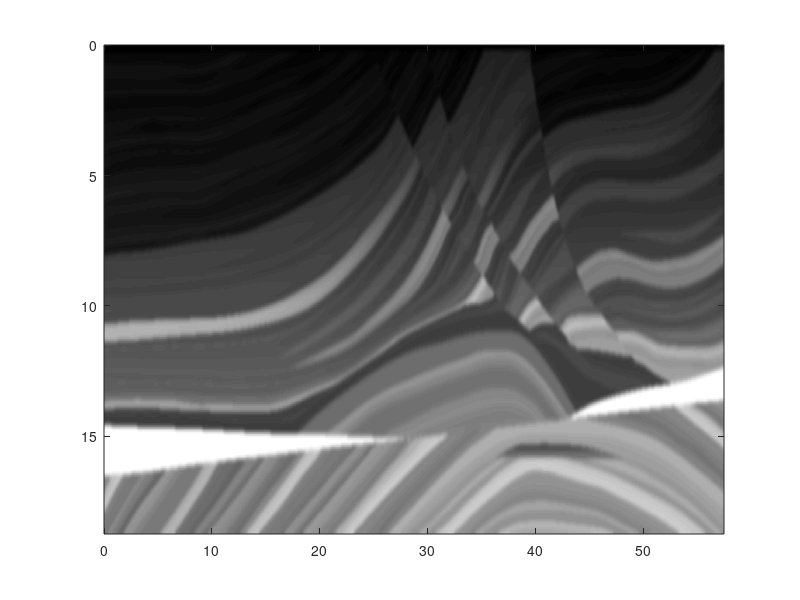

This chart was generated by the following MATLAB code: (Note: this script raises an error after producing the figure.)
% This code is an example for solving 2D ray equations using MATLAB
% ODE solver. 
% The original code is in Python developed by Matteo Ravasi can be fount
% in:
% https://github.com/DIG-Kaust/Seismology/tree/main/RayTrace
%
% Converted from Python to MATLAB by: Navid Amini
% email: amini[underline]navid[at]yahoo[dot]com

clc, clear

% load Marmousi model
load('Marmousi_vp.mat');
vel = MARM_vp;

dx = 25; 
dz = 25;

[nz,nx] = size(vel);
x = (0:nx-1)*dx;
z = (0:nz-1)*dx;

% Smooth velocity model
vel = imgaussfilt(vel,4);

% Source location
ixs = 1000;
izs = 1;
source = [x(ixs), z(izs)]; 

% Take off angles
thetas = -30:5:30;

% Vector of lengths
lstep = [0, 1e5];

imagesc(x/1000,z/1000,vel), colormap gray
hold on

% Raytrace
raytrace(vel, x, z, dx, dz, lstep, source, thetas, ixs, izs)

axis equal, axis tight
axis equal, axis tight
xlabel('x (Km)')
ylabel('z (Km)')
